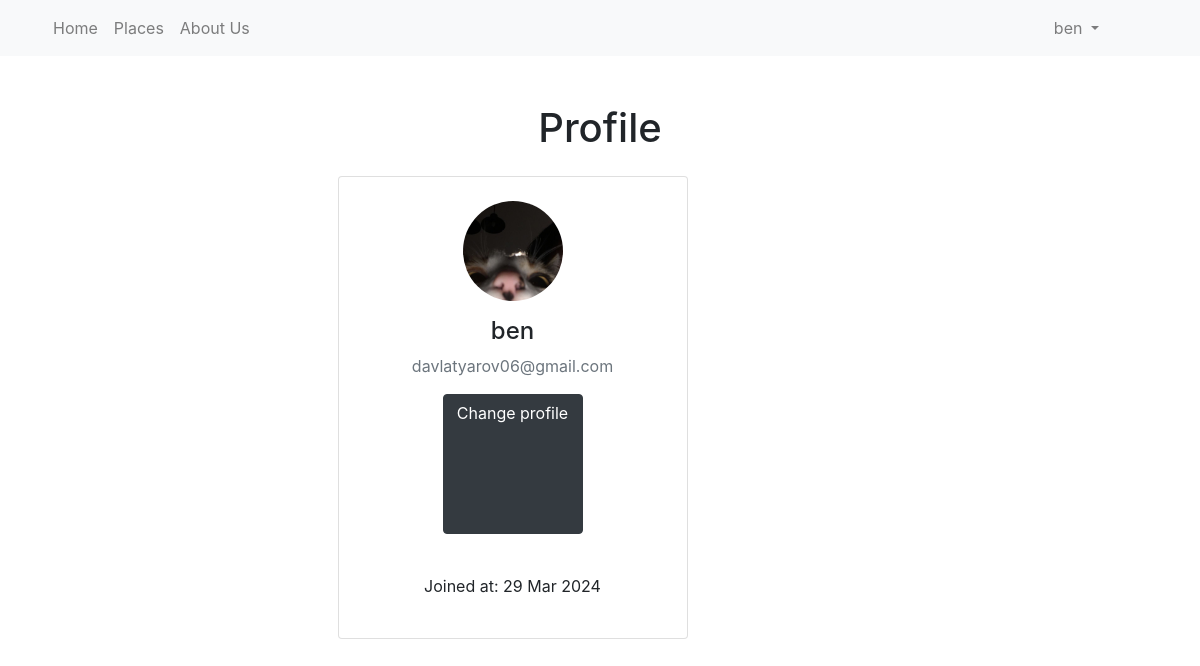
Screenshot of /users/profile_new/ (signed in) with the database file from the repository.
### users/models.py (models this page shows)
class User(AbstractUser):
    profile_image = models.ImageField(upload_to='profile_images/', default='profile_images/default.jpg')

### users/views.py (the view)
# urls.py: path('profile_new/', views.ProfileView.as_view(), name='profile_new'),
class ProfileView(View):
    def get(self, request):
        return render(request, 'users/profile_new.html')

### users/templates/users/profile_new.html (shortened to what this page needs)
{% extends 'base.html' %}
{% block content %}
<div class="container mt-5">
    <div class="row justify-content-center">
        <div class="col-md-6">
            <h1 class="text-center mb-4">Profile</h1>
            <div class="card p-4">
                <div class="text-center">
                    <img src="{{ user.profile_image.url }}" height="100" width="100" style="border-radius: 50%" />
                    <h4 class="mt-3">{{ user.username }}</h4>
                    <p class="text-muted">{{ user.email }}</p>
                    <a href="{% url 'users:profile' %}" class="btn btn-dark">Change profile</a>
                </div>
                <div class="mt-4 text-center">
                    <div class="mt-3">
                        <p>Joined at: {{ user.date_joined|date:"d M Y" }}</p>
                    </div>
                </div>
            </div>
        </div>
    </div>
</div>
{% endblock %}

### templates/base.html (shortened to what this page needs)
<!DOCTYPE html>
{% load static %}
<html lang="en">
<head>
    <link href="https://cdn.jsdelivr.net/npm/bootstrap@5.3.3/dist/css/bootstrap.min.css" rel="stylesheet">
    <link rel="stylesheet" href="{% static 'css/users.css' %}">
</head>
<body>
<nav class="navbar navbar-expand-lg navbar-light bg-light">
    <div class="container">
        <div class="collapse navbar-collapse" id="navbarSupportedContent">
            <ul class="navbar-nav me-auto mb-2 mb-lg-0">
                <li class="nav-item">
                    <a class="nav-link" href="{% url 'landing_page' %}">Home</a>
                </li>
                <li class="nav-item">
                    <a class="nav-link" href="{% url 'places:list' %}">Places</a>
                </li>
                <li class="nav-item">
                  <a class="nav-link" href="{% url 'about' %}">About Us</a>
              </li>
            </ul>
            {% if user.is_authenticated %}
                <ul class="navbar-nav me-5 mb-2 mb-lg-0">
                    <li class="nav-item dropdown">
                        <a class="nav-link dropdown-toggle" href="#" id="navbarDropdown" role="button" data-bs-toggle="dropdown" aria-expanded="false">
                            {{ user.username }}
                        </a>
                    </li>
                </ul>
            {% else %}
                <a class="btn btn-outline-primary me-5" href="{% url 'users:login' %}">Log in</a>
            {% endif %}
        </div>
    </div>
</nav>
<div class="container mt-5">
    {% block content %}{% endblock %}
</div>
<link href="https://maxcdn.bootstrapcdn.com/bootstrap/4.5.2/css/bootstrap.min.css" rel="stylesheet">
</body>
</html>

### static/css/users.css (style rules this page uses)
* { margin: 0; padding: 0 }
body { background-color: #000 }
.card { width: 350px; background-color: #efefef; border: none; cursor: pointer; transition: all 0.5s; }
.btn { height: 140px; width: 140px; border-radius: 50% }

### rows the page displays
User: username "ben", profile_image (picture), email "davlatyarov06@gmail.com", date_joined "29 Mar 2024"
